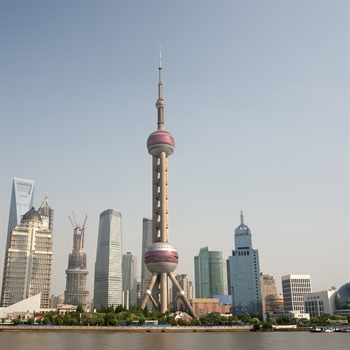
#> input picture test_images/oriental_pearl.jpg, 350 x 350 px, found by its file name
$ jupyter execute --allow-errors scikit-image.ipynb
#> lines starting #> are read from the running program, lines starting #| are printed output that depends on the picture
[cell 1]
import os
from skimage import *
import matplotlib.pyplot as plt
import numpy as np
import scipy as sp

[cell 2]
def show_img(img):
    plt.figure(figsize=(5,5))
    plt.axis('off')
    plt.imshow(img)

def show_bw_img(img):
    plt.figure(figsize=(5,5))
    plt.axis('off')
    plt.imshow(img, cmap='gray', vmin=0, vmax=1)

[cell 3]
file = 'oriental_pearl.jpg'
img = plt.imread(file) # read image into array
#> img is the input picture: shape (350, 350, 3); mean R, G, B 161.2, 166, 169.3
print(img.shape, img.dtype, type(img))
#| (350, 350, 3) uint8 <class 'numpy.ndarray'>
img_hsv = color.rgb2hsv(img)
#> img_hsv: shape (350, 350, 3) float64; mean of channels 0, 1, 2 0.426, 0.142, 0.692
img_hsv[:,:,1] = 0.5 # change the saturation
#> img_hsv: shape (350, 350, 3) float64; mean of channels 0, 1, 2 0.426, 0.5, 0.692
img_desat = color.hsv2rgb(img_hsv) # back to rgb
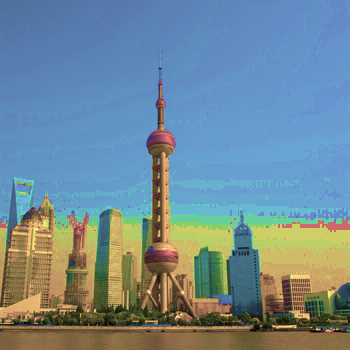
#> img_desat: shape (350, 350, 3) float64; mean R, G, B 0.443, 0.543, 0.588

show_img(img_desat)

[cell 4]
img_astro = data.astronaut()
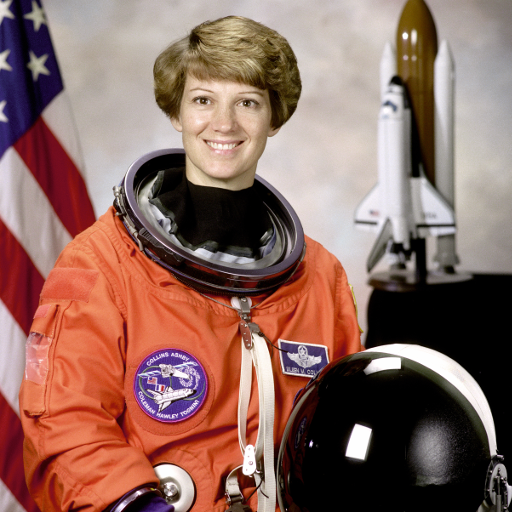
#> input picture skimage.data.astronaut(), 512 x 512 px
#> img_astro is the input picture: shape (512, 512, 3); mean R, G, B 141.6, 105.8, 96.5
plt.imshow(img_astro)
